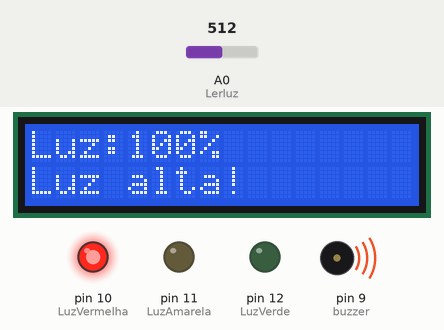
This sketch was run on a simulated Arduino Uno, built with avr-gcc and run on an emulated ATmega328P. Parts: 16×2 character LCD, output pins drawn as LEDs (lit = HIGH), buzzer (waves = sounding, pin HIGH). Inputs (shaded band) come from the test bench; at power-on: A0 (Lerluz) = 512.

Above: at 9.3 s.
9.4 s: A0 (Lerluz) set to 607
At 16.5 s:
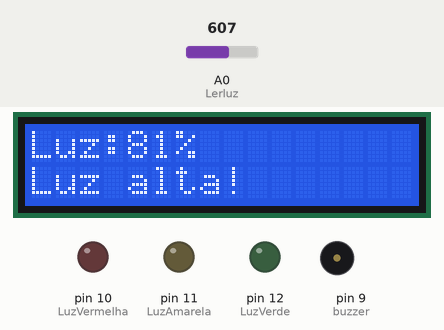
18.7 s: A0 (Lerluz) set to 630
At 23.4 s:
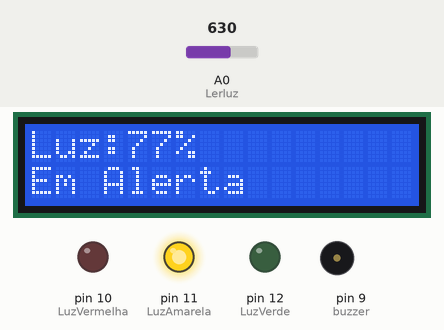
24.6 s: A0 (Lerluz) set to 655
At 28.6 s:
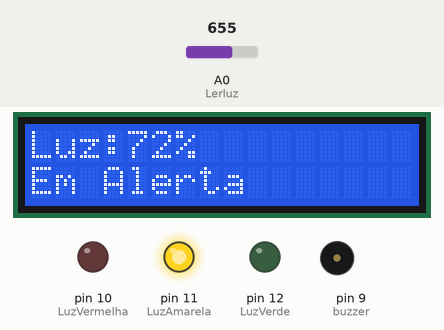
33.9 s: A0 (Lerluz) set to 682
At 39.0 s:
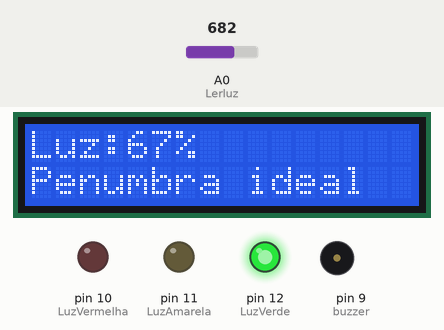
43.2 s: A0 (Lerluz) set to 511
At 51.7 s:
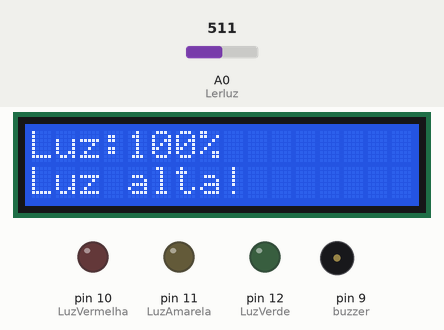
Timing chart, 0 to 53.5 s (numbered marks = the images above; inputs shaded):
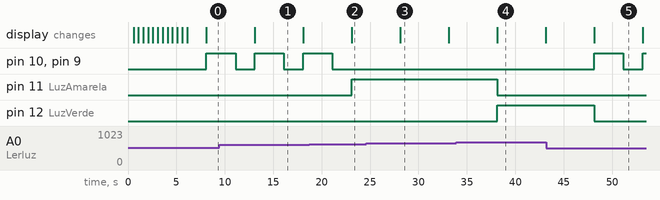

The sketch:

leitor_ldr.ino
```cpp
//Biblioteca LCD
#include <LiquidCrystal.h>

// Inicializa o display LCD: (RS, E, D4, D5, D6, D7)
LiquidCrystal lcd(7, 6, 5, 4, 3, 2);

// Declara as portas do Arduino
int Lerluz = A0;
int LuzVerde = 12;
int LuzAmarela = 11;
int LuzVermelha = 10;
int buzzer = 9;

// Criando caracteres personalizados para o LCD
byte garrafa[8] = {
  B00100,
  B00100,
  B01110,
  B01110,
  B01110,
  B01110,
  B01110,
};
byte taca[8] = {
  B00000,
  B00000,
  B10100,
  B10100,
  B11100,
  B01000,
  B11100,
};


void setup() {
// Declarando saídas e entradas do arduino.
  pinMode(Lerluz, INPUT);
  pinMode(LuzVerde, OUTPUT);
  pinMode(LuzAmarela, OUTPUT);
  pinMode(LuzVermelha, OUTPUT);
  pinMode(buzzer, OUTPUT);

// Configurando LCD para mensagens
  lcd.createChar(3, garrafa); // Armazena o caractere da garrafa no índice 3
  lcd.createChar(4, taca); // Armazena o caractere da taça no índice 4
  lcd.begin(16, 2); // Define o LCD como 16 colunas e 2 linhas

// Tela de boas-vindas animada
  for (int i = 0; i < 6; i++) {
    lcd.print("    Vinheria"); // Exibe texto centralizado
    lcd.setCursor(0,2); // Move para a segunda linha
    lcd.print("    Agnello \x03\x04"); // Exibe Nome da vinheria juntamente dos caracteres personalizados de garrafa e taça
    delay(500);
    lcd.clear(); // Limpa display
    delay(500);
  }
  lcd.print("Seja bem-vindo!"); // Mensagem final de boas-vindas
  delay(2000);
  lcd.clear();
}

void loop() {
  int luz = analogRead(Lerluz);  //Leitura do valor analógico da LDR
  // Mapeia o valor bruto em porcentagem de Luminosidade:
  // luz = 511 -> 100% iluminado (0% escuridão) Valor relativo a 100 lux (luminosidade de um quarto)
  // luz = 1016 -> 0% iluminado (100% escuridão).
  int nivelLuz = map(luz, 511, 1016, 100, 0);
    // luminosidade de 60 a 100 lux = ambiente bem iluminado
    // luminosidade entre 40 e 60 lux
    // luminosidade menor que 40 lux = ambiente com penumbra ideal para os vinhos
  // Exibe no LCD o nível de luz.
  lcd.setCursor(0,0);
  lcd.print("Luz:");
  lcd.print(nivelLuz);
  lcd.println("%");
  lcd.setCursor(0,1); // Segunda linha do display.

  // Condicional para diferentes níveis de iluminação.
  if (nivelLuz >= 80){
    // Ambiente muito iluminado (>80%) -> LED vermelho e buzzer (Acima de 55 Lux) .
    digitalWrite (LuzVerde, LOW);
    digitalWrite (LuzAmarela, LOW);
    digitalWrite (LuzVermelha, HIGH);
    digitalWrite (buzzer, HIGH);
    lcd.print("Luz alta!");
    delay(3000);
    digitalWrite (LuzVermelha, LOW);
    digitalWrite (buzzer, LOW);
  }
  if (nivelLuz >= 70 && nivelLuz < 80) {
    // Alerta (70-80% iluminação) -> LED amarelo (Entre 42 e 55).
    digitalWrite (LuzVerde, LOW);
    digitalWrite (LuzAmarela, HIGH);
    digitalWrite (LuzVermelha, LOW);
    lcd.print("Em Alerta");
    delay(3000);
  }
  if (nivelLuz < 70){
    // Penumbra ideal (<70% iluminação) -> LED verde (Abaixo de 42 lux)
    digitalWrite (LuzVerde, HIGH);
    digitalWrite (LuzAmarela, LOW);
    digitalWrite (LuzVermelha, LOW);
    lcd.print("Penumbra ideal");
    delay(3000);
  }
  delay(2000); // Pausa antes da próxima leitura
  lcd.clear(); // Limpa display para atualização
}
// 3 leds coloridos: verde,amarelo e vermelho.
// 1 LDR, 1 Buzzer, 5 Resitores de 220, 1 LCD
```

Measured:
- the behaviour switches between 617 and 618 on A0 (Lerluz) (found by bisection; images 1 and 2)
- the behaviour switches between 667 and 668 on A0 (Lerluz) (found by bisection; images 3 and 4)
- after the input at 9.4 s, the display: first differs from a run without the input after 3.7 s (image 1)
- after the input at 18.7 s, pin 10 (LuzVermelha), pin 9 (buzzer): goes on until 21.1 s, then stays LOW; pin 11 (LuzAmarela): LOW → HIGH after 4.4 s; the display: first differs from a run without the input after 4.4 s (image 2)
- after the input at 24.6 s, the display: first differs from a run without the input after 3.5 s (image 3)
- after the input at 33.9 s, pin 11 (LuzAmarela): HIGH → LOW after 4.2 s; pin 12 (LuzVerde): LOW → HIGH after 4.2 s; the display: first differs from a run without the input after 4.2 s (image 4)
- after the input at 43.2 s, pin 10 (LuzVermelha), pin 9 (buzzer): LOW → HIGH after 4.9 s, → LOW 3.0 s later, → HIGH 2.0 s later; pin 12 (LuzVerde): HIGH → LOW after 4.9 s; the display: first differs from a run without the input after 4.9 s (image 5)
- by itself, pin 10 (LuzVermelha), pin 9 (buzzer): alternates HIGH for 3.0 s and LOW for 2.0 s
